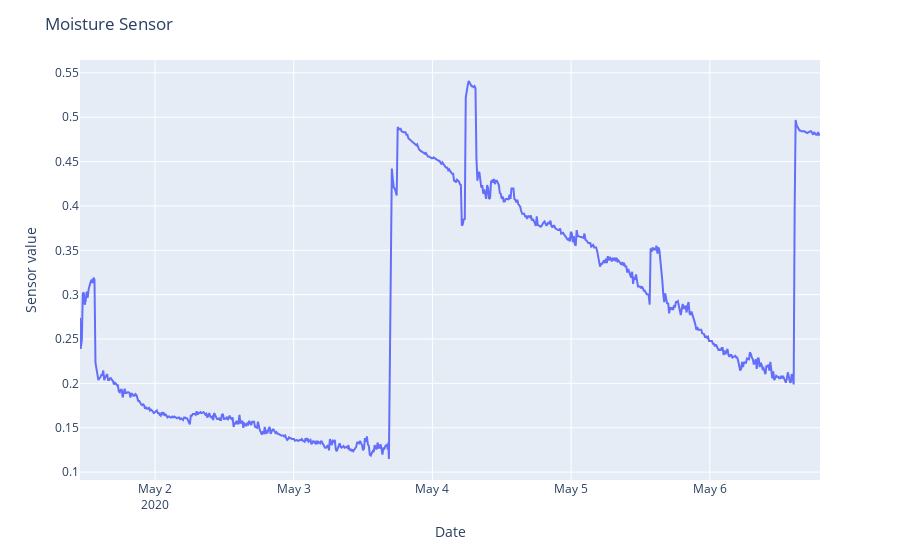

Notebook cell for this chart:
### Code cell
show_data('moisture','Moisture Sensor')

### Figure 1 — Plotly figure (JSON) as saved in the notebook; plotly's stock layout.template omitted (floating-point values rounded to 4 significant figures; data arrays with more than 128 entries replaced by an {"elided": "..."} marker saying what was removed)
{"data": [{"hovertemplate": "when=%{x}<br>value=%{y}<extra></extra>", "legendgroup": "", "line": {"color": "#636efa", "dash": "solid"}, "mode": "lines", "name": "", "showlegend": false, "type": "scatter", "x": {"elided": "770 str values"}, "xaxis": "x", "y": {"elided": "770 float values"}, "yaxis": "y"}], "layout": {"legend": {"tracegroupgap": 0}, "margin": {"t": 60}, "title": {"text": "Moisture Sensor"}, "xaxis": {"anchor": "y", "domain": [0, 1], "title": {"text": "Date"}}, "yaxis": {"anchor": "x", "domain": [0, 1], "title": {"text": "Sensor value"}}}}
